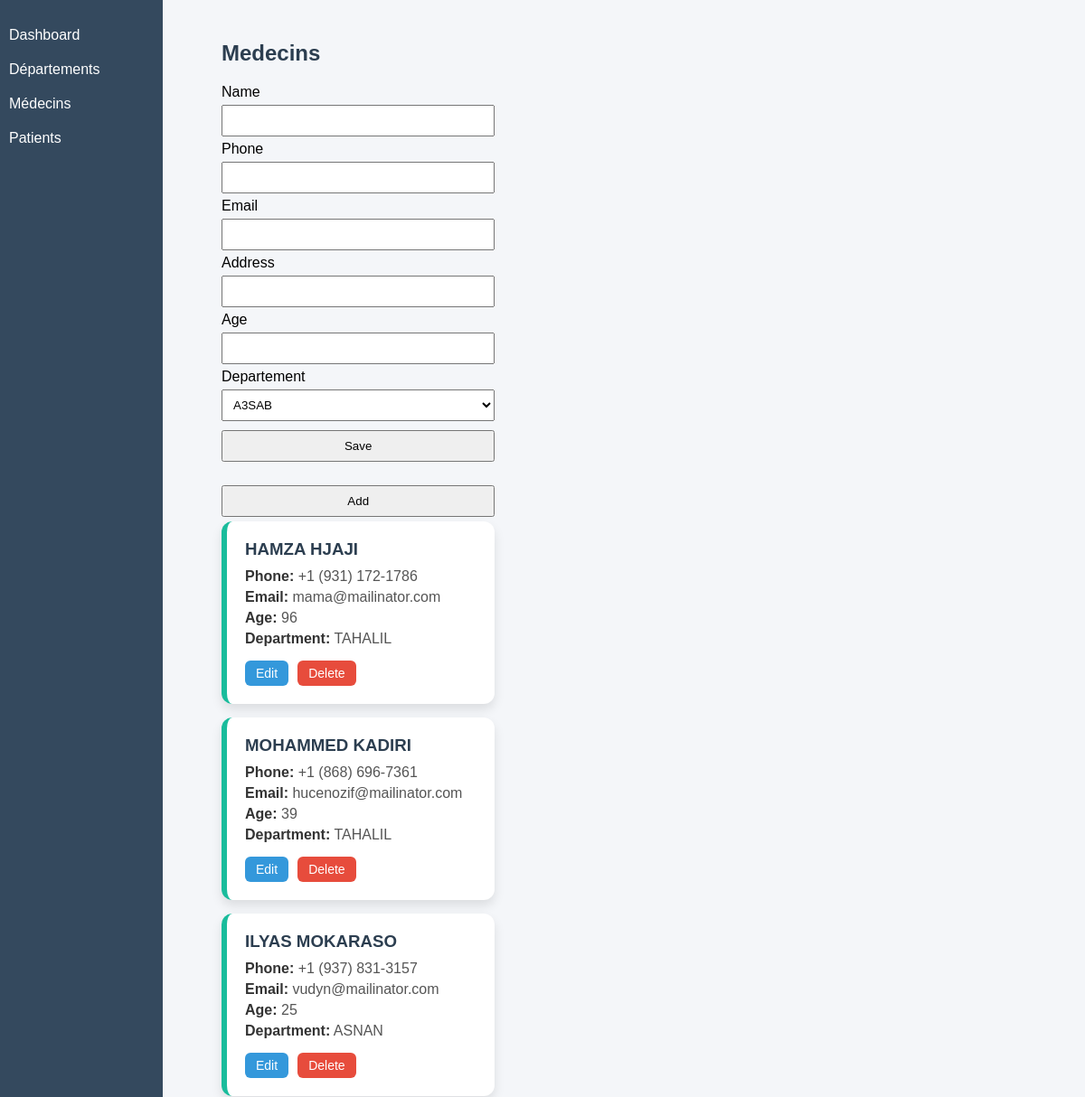
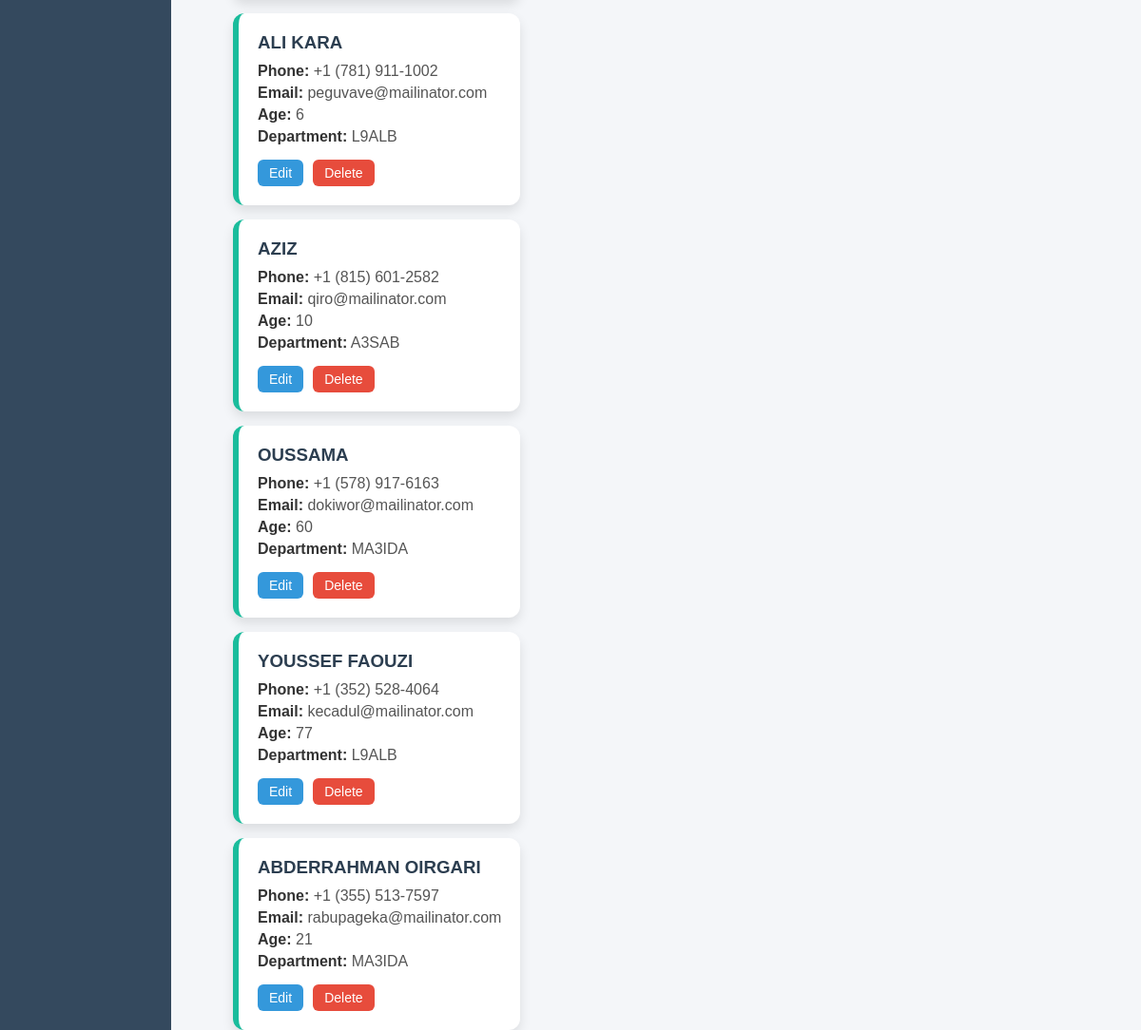
The page /Medecins/index.php on the database its author committed (2 pictures, top to bottom).
### tables this page shows
CREATE TABLE `medecins` (
  `id` int NOT NULL,
  `name` varchar(100) DEFAULT NULL,
  `phone` varchar(20) DEFAULT NULL,
  `email` varchar(100) DEFAULT NULL,
  `address` varchar(255) DEFAULT NULL,
  `age` int DEFAULT NULL,
  `departement_id` int DEFAULT NULL
);

CREATE TABLE `departements` (
  `id` int NOT NULL,
  `name` varchar(100) DEFAULT NULL
);

### Medecins/index.php (the view, shortened to what this page needs)
<?php include("../config/db.php"); ?>
<link rel="stylesheet" href="../assets/style.css">
<?php include("../includes/sidebar.php"); ?>
<div class="content">
<h2>Medecins</h2>
<form method="post" class="form-container">
  <div class="form-group">
    <label for="name">Name</label>
    <input type="text" id="name" name="name" required>
  </div>
  <div class="form-group">
    <label for="phone">Phone</label>
    <input type="text" id="phone" name="phone">
  </div>
  <div class="form-group">
    <label for="email">Email</label>
    <input type="email" id="email" name="email">
  </div>
  <div class="form-group">
    <label for="address">Address</label>
    <input type="text" id="address" name="address">
  </div>
  <div class="form-group">
    <label for="age">Age</label>
    <input type="number" id="age" name="age">
  </div>
  <div class="form-group">
    <label for="departement">Departement</label>
    <select id="departement" name="departement">
      <?php
      $deps = mysqli_query($conn,"SELECT * FROM departements");
      while($d = mysqli_fetch_assoc($deps)){
        echo "<option value='{$d['id']}'>{$d['name']}</option>";
      }
      ?>
    </select>
  </div>
  <button type="submit">Save</button>
</form>
  <button name="add">Add</button>
<?php
$res = mysqli_query($conn,"
SELECT m.*, d.name AS dep
FROM medecins m
JOIN departements d ON m.departement_id=d.id
");
while($row = mysqli_fetch_assoc($res)){
echo "
<div class='list-card'>
  <h3>{$row['name']}</h3>
  <p><strong>Phone:</strong> {$row['phone']}</p>
  <p><strong>Email:</strong> {$row['email']}</p>
  <p><strong>Age:</strong> {$row['age']}</p>
  <p><strong>Department:</strong> {$row['dep']}</p>
  <div class='card-buttons'>
    <a href='edit_medecins.php?id={$row['id']}' class='btn edit'>Edit</a>
    <a href='delete_medecins.php?id={$row['id']}' class='btn delete' onclick='return confirm(\"Are you sure?\")'>Delete</a>
  </div>
</div>
";
}
?>
</div>

### includes/sidebar.php
<div class="sidebar" style="width:15%;height:100%">
  <a href="/care-clinic-hospital-managment/index.php">Dashboard</a>
  <a href="/care-clinic-hospital-managment/departements/index.php">Départements</a>
  <a href="/care-clinic-hospital-managment/medecins/index.php">Médecins</a>
  <a href="/care-clinic-hospital-managment/patients">Patients</a>
</div>

### assets/style.css (style rules this page uses)
.sidebar { width: 200px; background: #34495e; height: 100vh; position: fixed; padding-top: 20px; }
.sidebar a { display: block; color: white; padding: 10px; text-decoration: none; }
.content { margin-left: 220px; padding: 20px; }
input, select, button { width: 100%; padding: 8px; margin: 5px 0; }
.list-card { background: white; padding: 15px 20px; border-radius: 10px; margin-bottom: 12px; box-shadow: 0 5px 10px rgba(0,0,0,0.1); border-left: 5px solid #3498db; transition: 0.3s; }
.list-card { background: white; padding: 20px; border-radius: 12px; margin-bottom: 15px; box-shadow: 0 6px 12px rgba(0,0,0,0.1); border-left: 6px solid #3498db; transition: transform 0.3s, box-shadow 0.3s; }
.list-card h3 { margin: 0 0 10px 0; color: #2c3e50; }
.list-card p { margin: 5px 0; color: #555; }
.list-card p strong { color: #333; }
.list-card { background: white; padding: 20px; border-radius: 12px; margin-bottom: 15px; box-shadow: 0 6px 12px rgba(0,0,0,0.1); border-left: 6px solid #1abc9c; transition: transform 0.3s, box-shadow 0.3s; }
.card-buttons { margin-top: 15px; display: flex; gap: 10px; }
.btn { padding: 6px 12px; border-radius: 6px; text-decoration: none; color: white; font-size: 14px; transition: 0.3s; }
.btn.edit { background: #3498db; }
.btn.delete { background: #e74c3c; }
.content { margin-left: 220px; padding: 25px; }
h2 { margin-bottom: 20px; color: #2c3e50; }
.sidebar { width: 220px; background: #34495e; height: 100%; position: fixed; top: 0; left: 0; padding-top: 20px; }
.sidebar a { display: block; color: white; padding: 10px; text-decoration: none; font-size: 16px; }
h2 { color: #2c3e50; margin-bottom: 20px; }

### rows shown on the page
medecins: name "HAMZA HJAJI", phone "+1 (931) 172-1786", email "mama@mailinator.com", age "96", departement.name "TAHALIL"
medecins: name "MOHAMMED KADIRI", phone "+1 (868) 696-7361", email "hucenozif@mailinator.com", age "39", departement.name "TAHALIL"
medecins: name "ILYAS MOKARASO", phone "+1 (937) 831-3157", email "vudyn@mailinator.com", age "25", departement.name "ASNAN"
medecins: name "ALI KARA", phone "+1 (781) 911-1002", email "peguvave@mailinator.com", age "6", departement.name "L9ALB"
medecins: name "AZIZ", phone "+1 (815) 601-2582", email "qiro@mailinator.com", age "10", departement.name "A3SAB"
medecins: name "OUSSAMA", phone "+1 (578) 917-6163", email "dokiwor@mailinator.com", age "60", departement.name "MA3IDA"
medecins: name "YOUSSEF FAOUZI", phone "+1 (352) 528-4064", email "kecadul@mailinator.com", age "77", departement.name "L9ALB"
medecins: name "ABDERRAHMAN OIRGARI", phone "+1 (355) 513-7597", email "rabupageka@mailinator.com", age "21", departement.name "MA3IDA"

### other values the page prints
form field departement "A3SAB"
